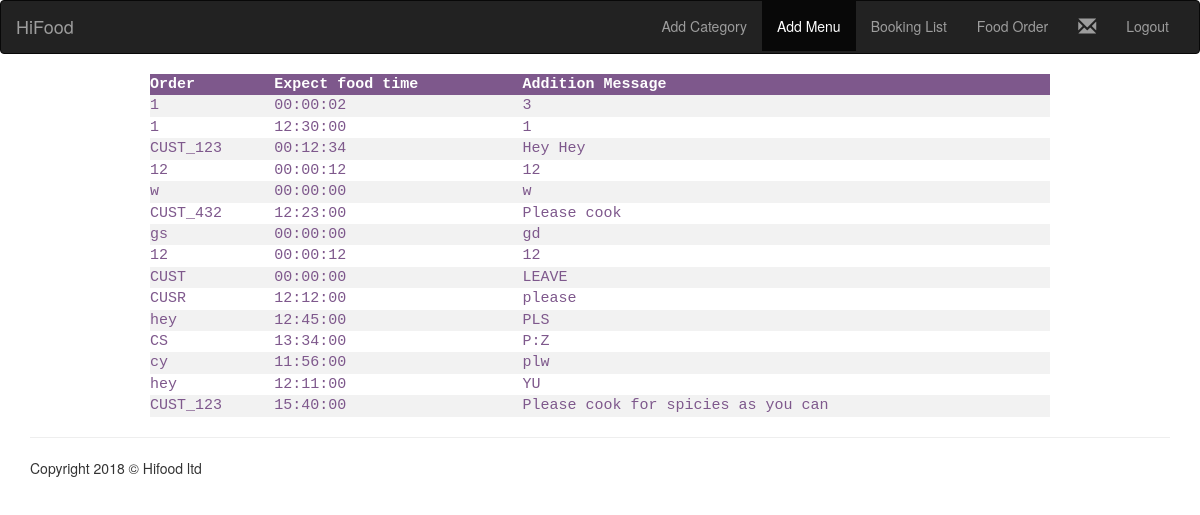
The app's page /admin.php with its own data.
### tables this page shows
CREATE TABLE `prepare` (
  `prepare_id` int(11) NOT NULL,
  `prepare_cust` varchar(250) NOT NULL,
  `prepare_time` time NOT NULL,
  `prepare_comment` text NOT NULL,
  `prepare_status` int(1) NOT NULL
);

### admin.php (the view, shortened to what this page needs)
<!DOCTYPE html>
<html lang="en">
  <head>
    <link rel="stylesheet" href="https://maxcdn.bootstrapcdn.com/bootstrap/3.3.6/css/bootstrap.min.css" />
  </head>
  <body>
   <nav class="navbar navbar-inverse">
         <div class="container-fluid">
           <div class="navbar-header">
            <a class="navbar-brand" href="toplist.php">HiFood</a>
            </div>
            <div id="navbar" class="collapse navbar-collapse">
          <ul class="nav navbar-nav navbar-right">
            <li><a href="addcategory.php">Add Category</a></li>
            <li class="active"><a href="addmenu.php">Add Menu</a></li>
            <li><a href="bookingdetails.php">Booking List</a></li>
            <li><a href="foodorder.php">Food Order</a></li>
            <li class="dropdown"><a href="#" class="dropdown-toggle" data-toggle="dropdown"> <span class="glyphicon glyphicon-envelope" style="font-size:18px;"></span></a>
            <ul class="dropdown-menu"></ul></li>
            <li><a href="logout.php">Logout</a></li>
          </ul>
            </div>
         </div>
     </nav>
  <center>
  <body>
        <table>
         <tr>
           <th>Order</th>
           <th>Expect food time</th>
           <th>Addition Message</th>
         </tr>
  <?php
  $conn = mysqli_connect("localhost", "root", "", "db");
  $sql = "SELECT prepare_id, prepare_cust, prepare_time, prepare_comment FROM prepare";
  $result = $conn->query($sql);
  if ($result->num_rows > 0) {
   while($row = $result->fetch_assoc()) {
   echo "<tr>
         <td>" . $row["prepare_cust"]. "</td>
         <td>" . $row["prepare_time"]. "</td>
         <td>" . $row["prepare_comment"]. "</td></tr>";
   }
   echo "</table>";
   } else { echo "0 results"; }
   ?>
   </center>
  </body>
  <footer>
     <div class="container">
     <hr>
     <div class="row">
     <div class="col-lg-12">
        <p>Copyright 2018 &copy; Hifood ltd </p>
     </div>
     </div>
  </footer>

### admin.php (style rules this page uses)
table { border-collapse: collapse; width: 75%; color: #7e588c; font-family: monospace; font-size: 15px; text-align: left; }
th { background-color: #7e588c; color: white; }
tr:nth-child(even) { background-color: #f2f2f2 }

### records on screen
prepare: prepare_cust "1", prepare_time "00:00:02", prepare_comment "3"
prepare: prepare_cust "1", prepare_time "12:30:00", prepare_comment "1"
prepare: prepare_cust "CUST_123", prepare_time "00:12:34", prepare_comment "Hey Hey"
prepare: prepare_cust "12", prepare_time "00:00:12", prepare_comment "12"
prepare: prepare_cust "w", prepare_time "00:00:00", prepare_comment "w"
prepare: prepare_cust "CUST_432", prepare_time "12:23:00", prepare_comment "Please cook"
prepare: prepare_cust "gs", prepare_time "00:00:00", prepare_comment "gd"
prepare: prepare_cust "12", prepare_time "00:00:12", prepare_comment "12"
prepare: prepare_cust "CUST", prepare_time "00:00:00", prepare_comment "LEAVE"
prepare: prepare_cust "CUSR", prepare_time "12:12:00", prepare_comment "please"
prepare: prepare_cust "hey", prepare_time "12:45:00", prepare_comment "PLS"
prepare: prepare_cust "CS", prepare_time "13:34:00", prepare_comment "P:Z"
prepare: prepare_cust "cy", prepare_time "11:56:00", prepare_comment "plw"
prepare: prepare_cust "hey", prepare_time "12:11:00", prepare_comment "YU"
prepare: prepare_cust "CUST_123", prepare_time "15:40:00", prepare_comment "Please cook for spicies as you can"
